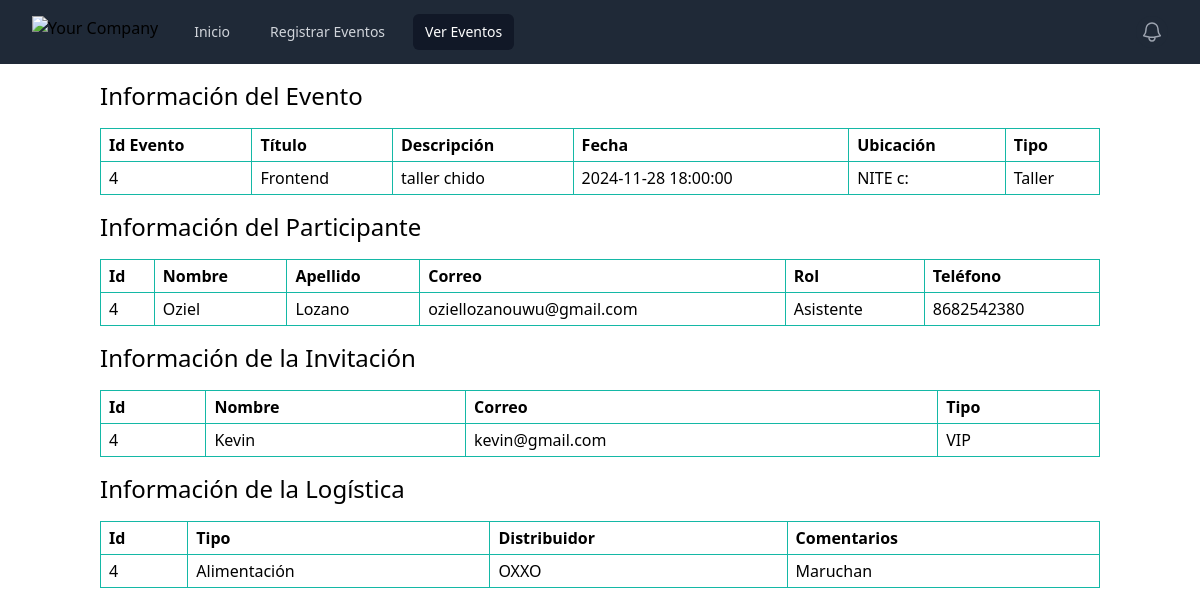
Page /evento/4 on the committed database.
### tables this page shows
CREATE TABLE events(
    eventId INTEGER PRIMARY KEY AUTOINCREMENT,
    title VARCHAR(40) NOT NULL UNIQUE,
    description VARCHAR(160) NOT NULL NOT NULL,
    dateTime TIMESTAMP NOT NULL,
    location VARCHAR(40) NOT NULL,
    type VARCHAR(40) NOT NULL
  );

CREATE TABLE participants(
    participandId INTEGER PRIMARY KEY AUTOINCREMENT,
    name VARCHAR(40) NOT NULL,
    lastname VARCHAR(40) NOT NULL,
    email VARCHAR(40) NOT NULL,
    role VARCHAR(40) NOT NULL,
    phone INTEGER NOT NULL,
    eventId INTEGER,
    FOREIGN KEY(eventId) REFERENCES events(eventId)
  );

CREATE TABLE invitations(
    invitationId INTEGER PRIMARY KEY AUTOINCREMENT,
    name VARCHAR(40) NOT NULL,
    email VARCHAR(40) NOT NULL,
    type VARCHAR(40) NOT NULL,
    eventId INTEGER,
    FOREIGN KEY(eventId) REFERENCES events(eventId)
  );

CREATE TABLE logistic(
    logisticId INTEGER PRIMARY KEY AUTOINCREMENT,
    type VARCHAR(40) NOT NULL,
    distribuitor VARCHAR(40) NOT NULL,
    comments VARCHAR(160) NOT NULL,
    eventId INTEGER,
    FOREIGN KEY(eventId) REFERENCES events(eventId)
  );

### app.py (the view)
@app.route('/evento/<id>')
def evento(id):
  connection = sqlite3.connect(database_path)
  cursor = connection.cursor()
  event_id = cursor.execute(f'SELECT eventId FROM events where eventId=?', (id,)).fetchone()
  if event_id:
    event_id = event_id[0]
    event = cursor.execute(f'SELECT eventId, title, description, dateTime, location, type FROM events where eventId=?', (event_id,)).fetchone()
    participants = cursor.execute(f'SELECT participandId, name, lastname, email, role, phone, eventId FROM participants where eventId=?', (event_id,)).fetchall()
    invitations = cursor.execute(f'SELECT invitationId, name, email, type, eventId FROM invitations where eventId=?', (event_id,)).fetchall()
    logistics = cursor.execute(f'SELECT logisticId, type, distribuitor, comments, eventId FROM logistic where eventId=?', (event_id,)).fetchall()
    event_list = [
      {'id': event[0], 'title': event[1], 'description': event[2], 'dateTime': event[3], 'location': event[4], 'type': event[5]}
    ]
    participant_list = [
      {'id': participant[0], 'name': participant[1], 'lastname': participant[2], 'email': participant[3], 'role': participant[4], 'phone': participant[5]}
      for participant in participants
    ]
    invitation_list = [
      {'id': invitation[0], 'name': invitation[1], 'email': invitation[2], 'type': invitation[3]}
      for invitation in invitations
    ]
    logistic_list = [
      {'id': logistic[0], 'type': logistic[1], 'distribuitor': logistic[2], 'comments': logistic[3]}
      for logistic in logistics
    ]
    return render_template('evento.html', events=event_list, participants=participant_list, invitations=invitation_list, logistics=logistic_list)
  else:
    return f'Error 404 :c'

### templates/evento.html (shortened to what this page needs)
{% extends 'index.html' %}
{% block nav_items %}
  <a href="{{ url_for('index') }}" class="nav-link">Inicio</a>
  <a href="{{ url_for('registrar_evento') }}" class="nav-link">Registrar Eventos</a>
  <a href="{{ url_for('ver_eventos') }}" class="selected-nav-link" aria-current="page">Ver Eventos</a>
{% endblock %}
{% block body %}
<div class="w-full">
  {% if events %}
  <div class="w-10/12 mx-auto my-2">
    <h2 class="text-2xl">Información del Evento</h2>
  </div>
    <table class="w-10/12 mx-auto my-4">
      <tbody>
        <tr>
          <th class="w-auto px-2 py-1 border-teal-500 border items-center text-start">Id Evento</th>
          <th class="w-auto px-2 py-1 border-teal-500 border items-center text-start">Título</th>
          <th class="w-auto px-2 py-1 border-teal-500 border items-center text-start">Descripción</th>
          <th class="w-auto px-2 py-1 border-teal-500 border items-center text-start">Fecha</th>
          <th class="w-auto px-2 py-1 border-teal-500 border items-center text-start">Ubicación</th>
          <th class="w-auto px-2 py-1 border-teal-500 border items-center text-start">Tipo</th>
        </tr>
      {% for event in events %}
        <tr>
          <td class="w-auto px-2 py-1 border-teal-500 border items-center text-start">{{ event['id'] }}</td>
          <td class="w-auto px-2 py-1 border-teal-500 border items-center text-start">{{ event['title'] }}</td>
          <td class="w-auto px-2 py-1 border-teal-500 border items-center text-start">{{ event['description'] }}</td>
          <td class="w-auto px-2 py-1 border-teal-500 border items-center text-start">{{ event['dateTime'] }}
          </td>
          <td class="w-auto px-2 py-1 border-teal-500 border items-center text-start">{{ event['location'] }}
          </td>
          <td class="w-auto px-2 py-1 border-teal-500 border items-center text-start">{{ event['type'] }}
          </td>
        </tr>
      {% endfor %}
      </tbody>
    </table>
  {% endif %}
  {% if participants %}
  <div class="w-10/12 mx-auto my-2">
    <h2 class="text-2xl">Información del Participante</h2>
  </div>
    <table class="w-10/12 mx-auto my-4">
      <tbody>
        <tr>
          <th class="w-auto px-2 py-1 border-teal-500 border items-center text-start">Id</th>
          <th class="w-auto px-2 py-1 border-teal-500 border items-center text-start">Nombre</th>
          <th class="w-auto px-2 py-1 border-teal-500 border items-center text-start">Apellido</th>
          <th class="w-auto px-2 py-1 border-teal-500 border items-center text-start">Correo</th>
          <th class="w-auto px-2 py-1 border-teal-500 border items-center text-start">Rol</th>
          <th class="w-auto px-2 py-1 border-teal-500 border items-center text-start">Teléfono</th>
        </tr>
      {% for participant in participants %}
        <tr>
          <td class="w-auto px-2 py-1 border-teal-500 border items-center text-start">{{ participant['id'] }}</td>
          <td class="w-auto px-2 py-1 border-teal-500 border items-center text-start">{{ participant['name'] }}</td>
          <td class="w-auto px-2 py-1 border-teal-500 border items-center text-start">{{ participant['lastname'] }}</td>
          <td class="w-auto px-2 py-1 border-teal-500 border items-center text-start">{{ participant['email'] }}</td>
          <td class="w-auto px-2 py-1 border-teal-500 border items-center text-start">{{ participant['role'] }}</td>
          <td class="w-auto px-2 py-1 border-teal-500 border items-center text-start">{{ participant['phone'] }}</td>
        </tr>
      {% endfor %}
      </tbody>
    </table>
  {% endif %}
  {% if invitations %}
  <div class="w-10/12 mx-auto my-2">
    <h2 class="text-2xl">Información de la Invitación</h2>
  </div>
    <table class="w-10/12 mx-auto my-4">
      <tbody>
        <tr>
          <th class="w-auto px-2 py-1 border-teal-500 border items-center text-start">Id</th>
          <th class="w-auto px-2 py-1 border-teal-500 border items-center text-start">Nombre</th>
          <th class="w-auto px-2 py-1 border-teal-500 border items-center text-start">Correo</th>
          <th class="w-auto px-2 py-1 border-teal-500 border items-center text-start">Tipo</th>
        </tr>
      {% for invitation in invitations %}
        <tr>
          <td class="w-auto px-2 py-1 border-teal-500 border items-center text-start">{{ invitation['id'] }}</td>
          <td class="w-auto px-2 py-1 border-teal-500 border items-center text-start">{{ invitation['name'] }}</td>
          <td class="w-auto px-2 py-1 border-teal-500 border items-center text-start">{{ invitation['email'] }}</td>
          <td class="w-auto px-2 py-1 border-teal-500 border items-center text-start">{{ invitation['type'] }}</td>
        </tr>
      {% endfor %}
      </tbody>
    </table>
  {% endif %}
  {% if logistics %}
  <div class="w-10/12 mx-auto my-2">
    <h2 class="text-2xl">Información de la Logística</h2>
  </div>
    <table class="w-10/12 mx-auto my-4">
      <tbody>
        <tr>
          <th class="w-auto px-2 py-1 border-teal-500 border items-center text-start">Id</th>
          <th class="w-auto px-2 py-1 border-teal-500 border items-center text-start">Tipo</th>
          <th class="w-auto px-2 py-1 border-teal-500 border items-center text-start">Distribuidor</th>
          <th class="w-auto px-2 py-1 border-teal-500 border items-center text-start">Comentarios</th>
        </tr>
      {% for logistic in logistics %}
        <tr>
          <td class="w-auto px-2 py-1 border-teal-500 border items-center text-start">{{ logistic['id'] }}</td>
          <td class="w-auto px-2 py-1 border-teal-500 border items-center text-start">{{ logistic['type'] }}</td>
          <td class="w-auto px-2 py-1 border-teal-500 border items-center text-start">{{ logistic['distribuitor'] }}</td>
          <td class="w-auto px-2 py-1 border-teal-500 border items-center text-start">{{ logistic['comments'] }}</td>
        </tr>
      {% endfor %}
      </tbody>
    </table>
  {% endif %}
</div>
{% endblock %}

### static/styles.css (style rules this page uses)
* { margin: 0; padding: 0; }

### rows in the picture
events: id "4", title "Frontend", description "taller chido", dateTime "2024-11-28 18:00:00", location "NITE c:", type "Taller"
participants: id "4", name "Oziel", lastname "Lozano", email "oziellozanouwu@gmail.com", role "Asistente", phone "8682542380"
invitations: id "4", name "Kevin", email "kevin@gmail.com", type "VIP"
logistic: id "4", type "Alimentación", distribuitor "OXXO", comments "Maruchan"
